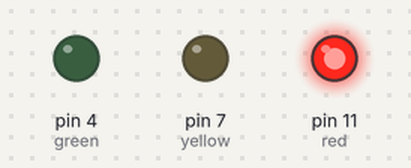
A sketch run on a simulated Arduino Uno, built with avr-gcc and run on an emulated ATmega328P. Shown: output pins drawn as LEDs (lit = HIGH).

Above: at 1.5 s.
At 3.2 s:
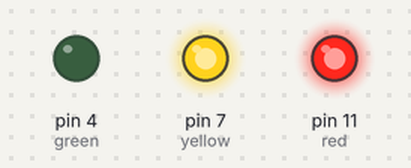
At 5.0 s:
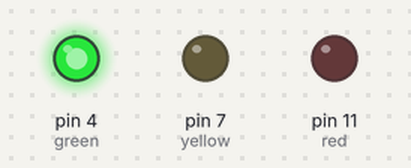
At 6.7 s:
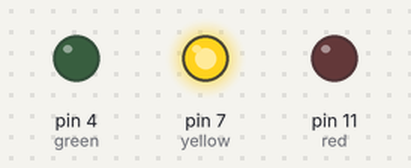
Timing chart, 0 to 9.1 s (numbered marks = the images above):
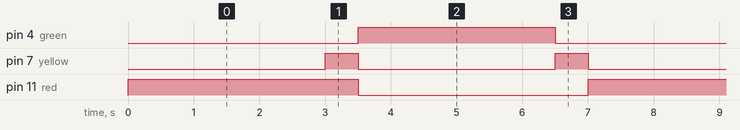

The sketch:

trafficLights.ino
```cpp
const int red = 11;
const int yellow = 7;
const int green = 4;
int state = 0;

void setup() {
  // put your setup code here, to run once:
  pinMode(red, OUTPUT);
  pinMode(yellow, OUTPUT);
  pinMode(green, OUTPUT);
}

void loop() {
  // put your main code here, to run repeatedly:

  if (state == 0){
    digitalWrite(red,HIGH);
    digitalWrite(yellow,LOW);
    digitalWrite(green,LOW);
    delay(3000);
  }

  if (state == 1){
    digitalWrite(red,HIGH);
    digitalWrite(yellow,HIGH);
    digitalWrite(green,LOW);
    delay(500);
  }

  if (state == 2){
    digitalWrite(red,LOW);
    digitalWrite(yellow,LOW);
    digitalWrite(green,HIGH);
    delay(3000);
  }

  if (state == 3){
    digitalWrite(red,LOW);
    digitalWrite(yellow,HIGH);
    digitalWrite(green,LOW);
    delay(500);
  }
  state++;
  state = state % 4;

}
```

Measured:
- by itself, pin 4 (green): alternates HIGH for 3.0 s and LOW for 4.0 s
- by itself, pin 7 (yellow): alternates HIGH for 0.50 s and LOW for 3.0 s
- by itself, pin 11 (red): alternates HIGH for 3.5 s and LOW for 3.5 s
